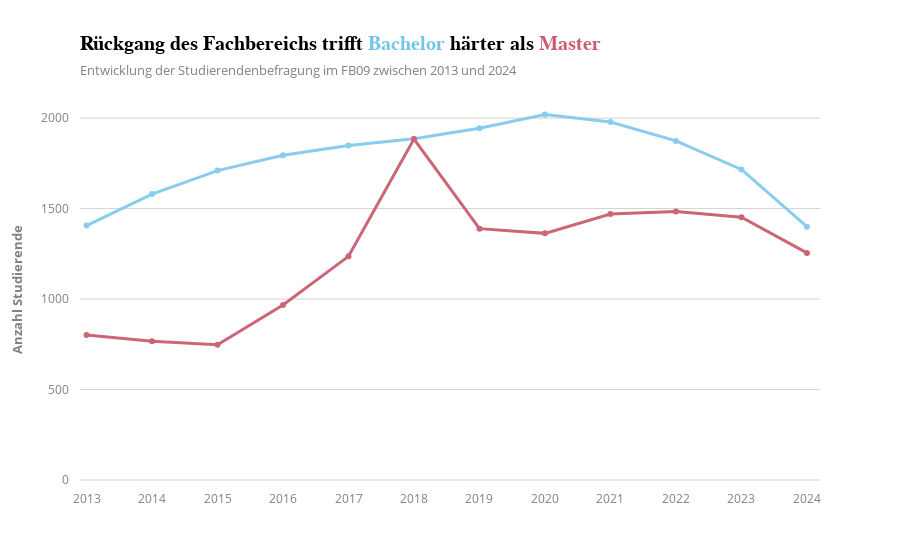

Notebook code cell kept with this figure:
### Code cell
import plotly.express as px

fig = px.line(
    abschluss_df,
    x="Jahr",
    y=["Absolute Anzahl Bachelor", "Absolute Anzahl Master"],
    markers=True,
    title="<b>Rückgang des Fachbereichs trifft </b><span style='color:#73c6e9;'>Bachelor</span> <b>härter als </b><span style='color:#cc5b6e;'>Master</span>",
    subtitle="Entwicklung der Studierendenbefragung im FB09 zwischen 2013 und 2024",
    color_discrete_sequence=px.colors.qualitative.Safe,
    template="infoviz"
)

fig.update_traces(line=dict(width=3))  # Linie dicker machen

fig.update_layout(
    yaxis=dict(range=[0, 2100], title="Anzahl Studierende"),
    xaxis=dict(dtick=1, title="", range=[2012.9, 2024.2]),
    showlegend=False
)

fig.show()

### Figure 1 — Plotly figure (JSON) as saved in the notebook; plotly's stock layout.template omitted (floating-point values rounded to 4 significant figures)
{"data": [{"hovertemplate": "variable=Absolute Anzahl Bachelor<br>Jahr=%{x}<br>value=%{y}<extra></extra>", "legendgroup": "Absolute Anzahl Bachelor", "line": {"color": "rgb(136, 204, 238)", "dash": "solid", "width": 3}, "marker": {"symbol": "circle"}, "mode": "lines+markers", "name": "Absolute Anzahl Bachelor", "orientation": "v", "showlegend": true, "type": "scatter", "x": [2013, 2014, 2015, 2016, 2017, 2018, 2019, 2020, 2021, 2022, 2023, 2024], "xaxis": "x", "y": [1406.0, 1580.0, 1710.0, 1795.0, 1848.0, 1886.0, 1944.0, 2020.0, 1978.0, 1874.0, 1716.0, 1400.0], "yaxis": "y"}, {"hovertemplate": "variable=Absolute Anzahl Master<br>Jahr=%{x}<br>value=%{y}<extra></extra>", "legendgroup": "Absolute Anzahl Master", "line": {"color": "rgb(204, 102, 119)", "dash": "solid", "width": 3}, "marker": {"symbol": "circle"}, "mode": "lines+markers", "name": "Absolute Anzahl Master", "orientation": "v", "showlegend": true, "type": "scatter", "x": [2013, 2014, 2015, 2016, 2017, 2018, 2019, 2020, 2021, 2022, 2023, 2024], "xaxis": "x", "y": [801.0, 767.0, 747.0, 967.0, 1236.0, 1884.0, 1389.0, 1363.0, 1470.0, 1484.0, 1452.0, 1255.0], "yaxis": "y"}], "layout": {"legend": {"title": {"text": "variable"}, "tracegroupgap": 0}, "showlegend": false, "title": {"subtitle": {"text": "Entwicklung der Studierendenbefragung im FB09 zwischen 2013 und 2024"}, "text": "<b>Rückgang des Fachbereichs trifft </b><span style='color:#73c6e9;'>Bachelor</span> <b>härter als </b><span style='color:#cc5b6e;'>Master</span>"}, "xaxis": {"anchor": "y", "domain": [0, 1], "dtick": 1, "range": [2013.0, 2024.0], "title": {"text": ""}}, "yaxis": {"anchor": "x", "domain": [0, 1], "range": [0, 2100], "title": {"text": "Anzahl Studierende"}}}}
